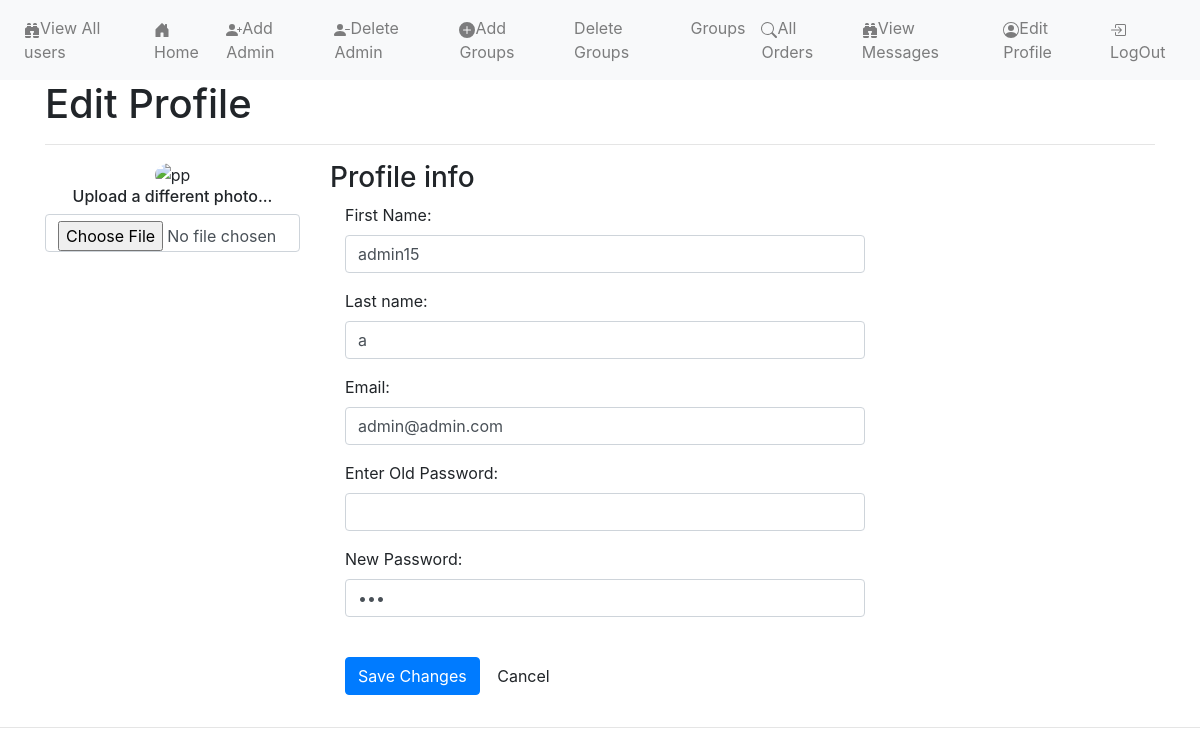
The app's page /profile.php (signed in), older data.
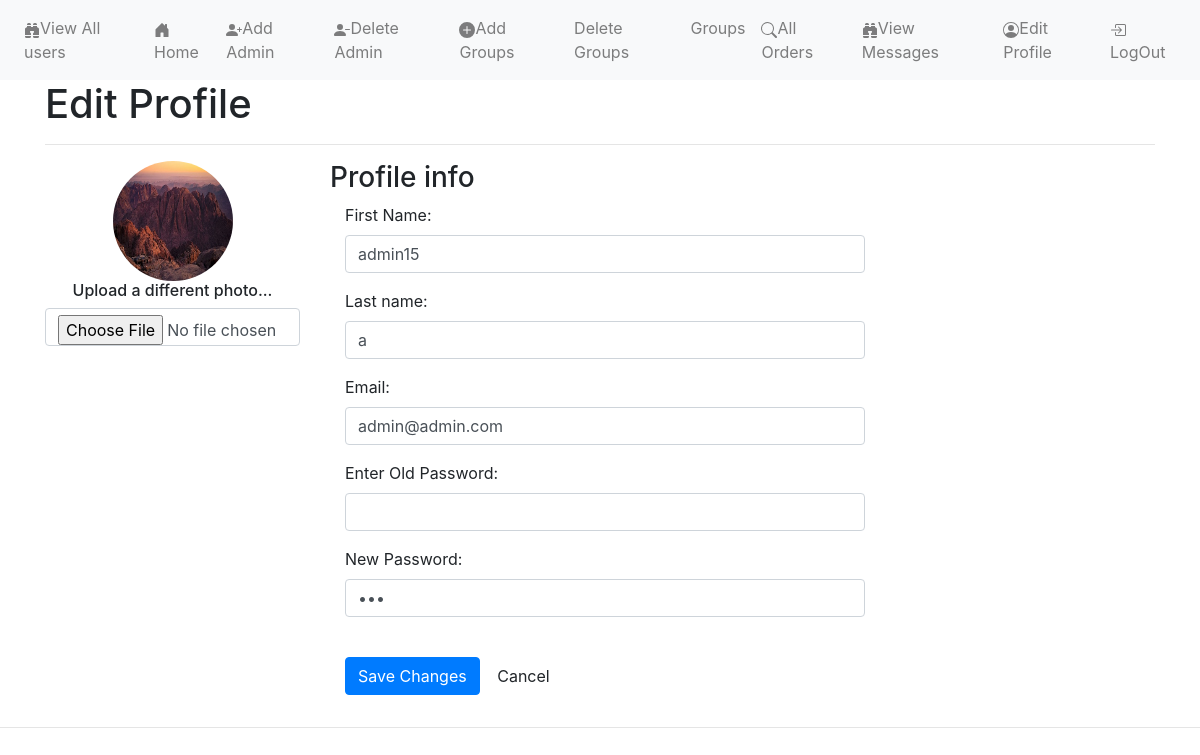
The same page, newer data.
### tables this page shows
CREATE TABLE `data` (
  `id` int(11) NOT NULL,
  `First_Name` varchar(40) NOT NULL,
  `Last_Name` varchar(40) NOT NULL,
  `Email` varchar(100) NOT NULL,
  `Password` varchar(50) NOT NULL,
  `Gender` varchar(11) NOT NULL,
  `type` varchar(11) NOT NULL,
  `Photo_Name` varchar(512) NOT NULL
);

### profile.php (the view, shortened to what this page needs)
<?php
require_once("navbar.php");
include("connectionproject.php");
$id = $_SESSION['id'];
$sql = "SELECT * FROM data WHERE id='$id'";
$result = mysqli_query($conn,$sql);
$row = mysqli_fetch_array($result);
?>
<html lang="en"><head>
    <link rel="stylesheet" href="https://cdn.jsdelivr.net/npm/bootstrap@4.5.3/dist/css/bootstrap.min.css">
     <link rel="stylesheet" href="https://stackpath.bootstrapcdn.com/bootstrap/4.4.1/css/bootstrap.min.css">
  <body>
    <link rel="stylesheet" href="https://cdn.jsdelivr.net/npm/bootstrap@4.5.3/dist/css/bootstrap.min.css">
    <link rel="stylesheet" type="text/css" href="project.css">
    <link rel="stylesheet" href="https://cdn.jsdelivr.net/npm/bootstrap@4.5.3/dist/css/bootstrap.min.css">
    <link rel="stylesheet" type="text/css" href="project.css">
  <div class="container">
    <h1>Edit Profile</h1>
  	<hr>
	<div class="row">
      <div class="col-md-3">
        <div class="text-center">
          <?php if($row['Photo_Name']==0)
          {
           echo" <img src='https://aui.atlassian.com/aui/8.6/docs/images/avatar-person.svg' style='vertical-align: middle;
         width: 120px;
         height: 120px;
           border-radius: 50%;'>
          ";
          }
          else
          {
     echo"<img src='{$row['Photo_Name']}' alt='pp' style='vertical-align: middle;
  width: 120px;
  height: 120px;
  border-radius: 50%;'>
  ";}
  ?>
   <form method="post">
          <h6>Upload a different photo...</h6>
          <input type="file" class="form-control" name="photo" value="<?php echo $row['Photo_Name']?>;">
        </div>
      </div>
      <div class="col-md-9 personal-info">
        <h3>Profile info</h3>
          <div class="form-group">
            <label class="col-lg-3 control-label">First Name:</label>
            <div class="col-lg-8">
              <input class="form-control" name="fn" type="text" value="<?php echo $row['First_Name'];?>">
            </div>
          </div>
          <div class="form-group">
            <label class="col-lg-3 control-label">Last name:</label>
            <div class="col-lg-8">
              <input class="form-control" type="text" name="ln" value="<?php echo $row['Last_Name'];?>">
            </div>
          </div>
          <div class="form-group">
            <label class="col-lg-3 control-label">Email:</label>
            <div class="col-lg-8">
              <input class="form-control" name="email" type="text" value="<?php echo $row['Email'];?>">
            </div>
          </div>
          <div class="form-group">
            <label class="col-md-3 control-label">Enter Old Password:</label>
            <div class="col-md-8">
              <input class="form-control" name="oldpass" type="password" value="">
            </div>
          </div>
          <div class="form-group">
            <label class="col-md-3 control-label">New Password:</label>
            <div class="col-md-8">
              <input name="newpass" class="form-control" type="password" value="<?php echo $row['Password'];?>">
            </div>
          </div>
          <div class="form-group">
            <div class="col-md-8">
              <input type="submit" name="save" class="btn btn-primary" value="Save Changes">
              <input type="reset" name="cancel" class="btn btn-default" value="Cancel">
            </div>
          </div>
      </div>
  </div>
</div>
<hr>
</body>
</html>

Row changes from the older to the newer data that the page shows:
changed data "admin15": Photo_Name: picture added
